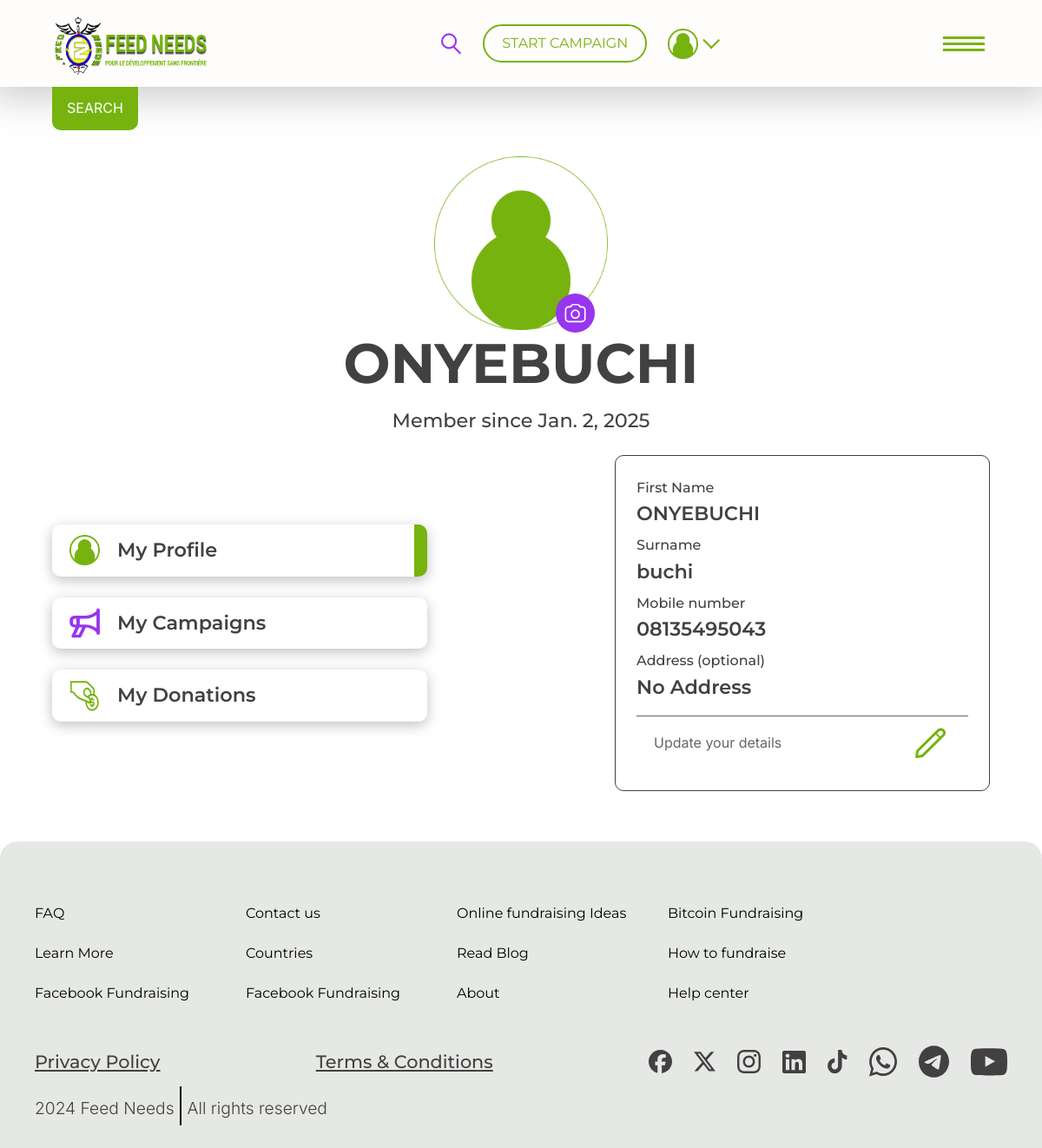
Page /profile (signed in) on the committed database.
### base/models.py (models this page shows)
class CustomUser(AbstractUser):
    phone_number = models.CharField(max_length=15, null=True, blank=True)

### base/views.py (the view, shortened to what this page needs)
# urls.py: path('profile',profile,name="profile"),
@login_required(login_url="login")
def profile(request):
    campaign = Campaign.objects.filter(user=request.user)
    profile = get_object_or_404(Profile, user=request.user)
    donations = Donation.objects.filter(campaign__user=request.user).select_related("campaign", "user")
    context = {
        "campaign": campaign,
        "donations": donations,
        "profile": profile,
    }
    return render(request, 'profile.html', context)

### base/templates/profile.html (shortened to what this page needs)
<!DOCTYPE html>
<html lang="en">
	<head>
		<link
			href="https://cdn.jsdelivr.net/npm/bootstrap@5.3.3/dist/css/bootstrap.min.css"
			rel="stylesheet"
		/>
		<link rel="stylesheet" href="../static/css/style.css" />
	</head>
	<body>
		<div class="profile page">
			<nav class="navbar sticky-top bos align-items-center bos">
				<div class="container">
					<img
						class="logo-img"
						src="../static/img/Feed-logo.png"
						alt="logo img"
					/>
					<div
						class="nav-util-cta-container ms-md-3 d-flex align-items-center gap-4"
					>
						<img
							class="search-icon"
							src="../static/img/svg/search-icon.svg"
							alt="search icon"
						/>
						<a href="#" class="start-camp-cta">START CAMPAIGN</a>
						<div class="profile-cta-container">
							<img
								class="profile-icon"
								src="../static/img/profile-icon.png"
								alt="profile icon"
							/>
							<img
								class="down-arrow"
								src="../static/img/svg/down-arrow.svg"
								alt="down arrow icon"
							/>
						</div>
					</div>
					<div class="hamburger">
						<span></span>
						<span></span>
						<span></span>
					</div>
				</div>
				<span class="page-highlight-span">SEARCH</span>
			</nav>
			<main class="light-bg-clr pd-down">
                <div class="flex-column justify-content-center">
                    <div class="profile-img-container pos-rel">
                        <img class="profile-page-img" src="../static/img/profile-img.png" alt="">
                        <span class="profile-camera-icon flex-center">
                            <img src="../static/img/svg/camera-icon.svg" alt="camera icon">
                        </span>
                    </div>
                    <h3 class="page-head text-center">{{request.user.first_name}}</h3>
                    <p class="mac-text-mid text-center">Member since {{ request.user.date_joined|date}}</p>
                </div>
                <div class="profile-main-content mt-3">
                    <div class="profile-util-container flex-column gap-4 align-items-start">
                        <div class="profile-util-item my-profile">
                            <div data-profile_cta="my-profile" class="profile-util-item-head">
                                <img class="icon" src="../static/img/profile-icon.png" alt="profile icon">
                                <span class="mac-text-mid">My Profile</span>
                            </div>
                        </div>
                        <div  class="profile-util-item">
                            <div data-profile_cta="my-donations" class="profile-util-item-head campaign">
                                <img class="icon" src="../static/img/svg/megaphone.svg" alt="profile icon">
                                <span class="mac-text-mid">My Campaigns</span>
                            </div>
                        </div>
                        <div  class="profile-util-item">
                            <div data-profile_cta="my-campaigns" class="profile-util-item-head">
                                <img class="icon" src="../static/img/svg/donor-icon.svg" alt="profile icon">
                                <span class="mac-text-mid">My Donations</span>
                            </div>
                        </div>
                    </div>
           {% if request.user.is_authenticated %}
					<div class="profile-info-wrapper flex-column">
						<div data-profile_category="my-profile" class="info-item profile-details-container w-100 bd p-4 br-10">
							<div class="profile-details-item">
								<span class="mac-text-sm fw-500">First Name</span>
								<p class="mac-text-mid fw-600">{{request.user.first_name}}</p>
							</div>
							<div class="profile-details-item">
								<span class="mac-text-sm fw-500">Surname</span>
								<p class="mac-text-mid fw-600">{{request.user.last_name}}</p>
							</div>
							<div class="profile-details-item">
								<span class="mac-text-sm fw-500">Mobile number</span>
								<p class="mac-text-mid fw-600">{{request.user.phone_number}}</p>
							</div>
							<div class="profile-details-item">
								<span class="mac-text-sm fw-500">Address (optional)</span>
								{% if not profile.address %}
								<p class="mac-text-mid fw-600">No Address</p>
								{% else %}
								<p class="mac-text-mid fw-600">{{profile.address}}</p>
								{% endif %}
							</div>
							<div class="edit-cta-container">
								<span class="edit-text">Update your details</span>
								<button  data-bs-toggle="modal" data-bs-target="#updateProfileModal" class="edit-btn"><img src="../static/img/svg/pen.svg" alt=""></button>
							</div>
						</div>
						{% endif %}
					</div>
                </div>
			</main>
			<footer class="pos-rel mt-5">
				<div class="footer-bottom-wrapper">
					<div class="w-100">
						<ul class="footer-links-container grid">
							<li><a href="#" class="footer-links">FAQ</a></li>
							<li><a href="#" class="footer-links">Contact us</a></li>
							<li>
								<a href="#" class="footer-links">Online fundraising Ideas</a>
							</li>
							<li><a href="#" class="footer-links">Bitcoin Fundraising</a></li>
							<li><a href="#" class="footer-links">Learn More</a></li>
							<li><a href="#" class="footer-links">Countries</a></li>
							<li><a href="#" class="footer-links">Read Blog</a></li>
							<li><a href="#" class="footer-links">How to fundraise</a></li>
							<li><a href="#" class="footer-links">Facebook Fundraising</a></li>
							<li><a href="#" class="footer-links">Facebook Fundraising</a></li>
							<li><a href="#" class="footer-links">About</a></li>
							<li><a href="#" class="footer-links">Help center</a></li>
						</ul>
						<div class="flex-wrap gp-20 footer-bottom-link-container mt-5">
							<a href="#" class="footer-bottom-link">Privacy Policy</a>
							<a href="#" class="footer-bottom-link">Terms & Conditions</a>
							<div class="social-media-container flex-wrap">
								<a href="#" class="flex-center">
									<img
										class="social-icon"
										src="../static/img/svg/socials/facebook.svg"
										alt="Facebook icon"
									/>
								</a>
								<a href="#" class="flex-center">
									<img
										class="social-icon"
										src="../static/img/svg/socials/twitter.svg"
										alt="Twitter icon"
									/>
								</a>
								<a href="#" class="flex-center">
									<img
										class="social-icon"
										src="../static/img/svg/socials/instagram.svg"
										alt="Instagram icon"
									/>
								</a>
								<a href="#" class="flex-center">
									<img
										class="social-icon"
										src="../static/img/svg/socials/linkedIn.svg"
										alt="LinkedIn icon"
									/>
								</a>
								<a href="#" class="flex-center">
									<img
										class="social-icon"
										src="../static/img/svg/socials/tiktok.svg"
										alt="Tiktok icon"
									/>
								</a>
								<a href="#" class="flex-center">
									<img
										class="social-icon"
										src="../static/img/svg/socials/whatsapp.svg"
										alt="Whatsapp icon"
									/>
								</a>
								<a href="#" class="flex-center">
									<img
										class="social-icon"
										src="../static/img/svg/socials/telegram.svg"
										alt="Telegram icon"
									/>
								</a>
								<a href="#" class="flex-center">
									<img
										class="social-icon"
										src="../static/img/svg/socials/youtube.svg"
										alt="Youtube icon"
									/>
								</a>
							</div>
							<div class="copyright-container pos-rel flex gp-15">
								<p class="copyright-text">2024 Feed Needs</p>
								<span class="dash"></span>
								<p class="copyright-text">All rights reserved</p>
							</div>
						</div>
					</div>
				</div>
			</footer>
		</div>
	</body>
</html>

### base/static/css/util-text.css (style rules this page uses)
.page-head { font-weight: 700; font-size: 4rem; margin: 0px 0px 10px; }
.fw-500 { font-weight: 500!important; }
.fw-600 { font-weight: 600!important; }
.mac-text-large, .mac-text-sm, .mac-text-mid { font-family: var(--montserrat-font); }
.mac-text-mid { font-weight: 500; font-size: 1.4rem; }
.mac-text-sm { font-size: 1rem; font-weight: 300; }

### base/static/css/util-layout.css (style rules this page uses)
.flex { display: flex; align-items: center; }
.flex-center { display: flex; align-items: center; justify-content: center; }
.flex-wrap { display: flex; align-items: center; flex-wrap: wrap; }
.flex-column { display: flex; flex-direction: column; justify-content: center; align-items: center; }
.gp-15 { gap: 15px; }
.gp-20 { gap: 20px; }
.w-100 { width: 100% !important; }
.grid { display: grid; grid-template-columns: repeat(auto-fit, minmax(280px, 1fr)); gap: 20px; }
.bd { border: 1px solid var(--dark-text-clr); }
.br-10 { border-radius: 10px; }

### rows in the picture
CustomUser: user.first_name "ONYEBUCHI", user.date_joined "Jan. 2, 2025", user.last_name "buchi", user.phone_number "08135495043"
